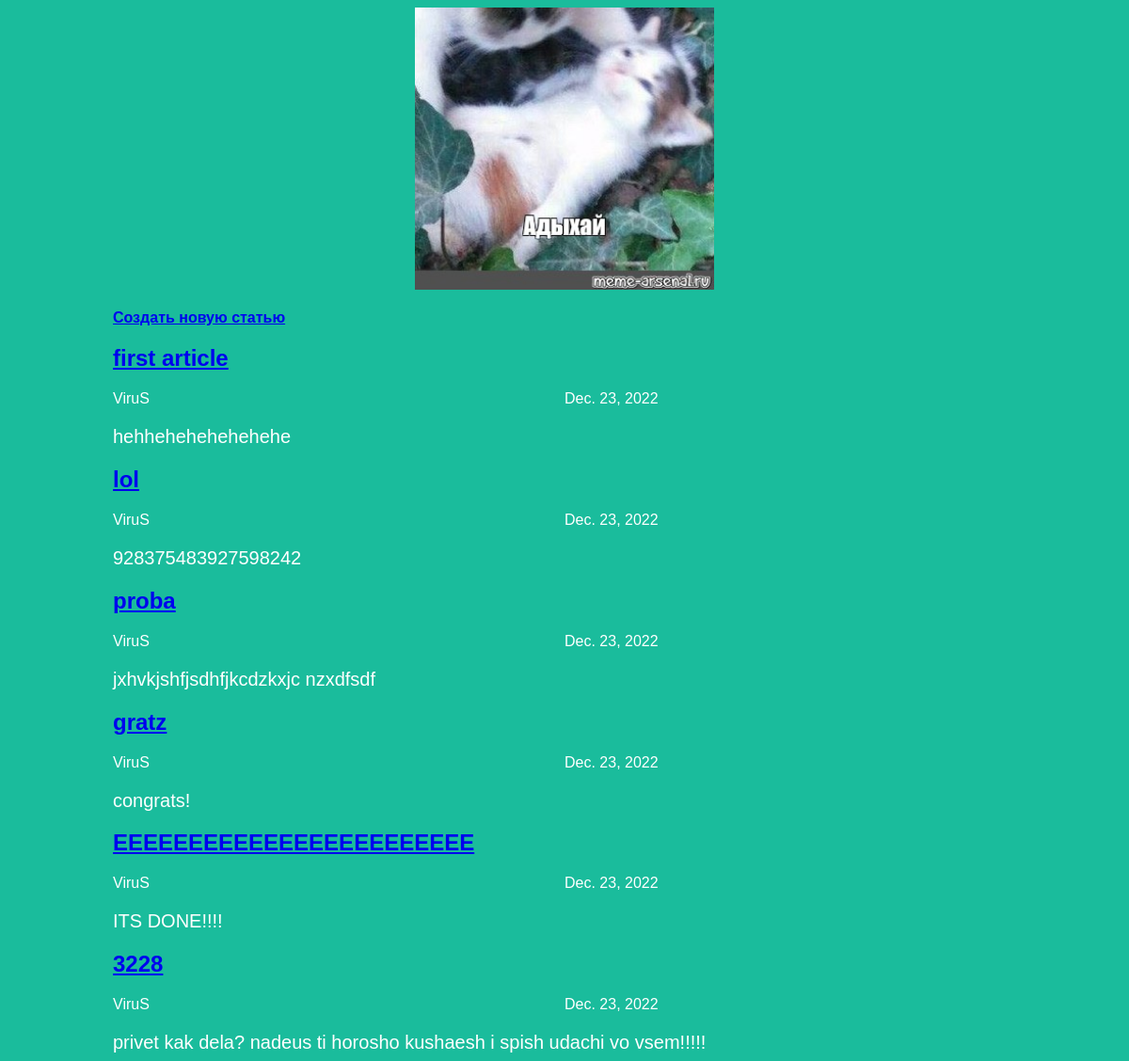
The app's page /articles/ with its own data.
### articles/models.py (models this page shows, shortened)
class Article(models.Model):
    id = models.BigAutoField(primary_key=True)
    title = models.CharField(max_length=200)
    author = models.ForeignKey(User, on_delete=models.CASCADE)
    text = models.TextField()
    created_date = models.DateField(auto_now_add=True)
    def get_excerpt(self):
        return self.text[:140] if len(self.text) > 140 else self.text

### articles/views.py (the view)
# urls.py: path('articles/', views.archive,),
def archive(request):
   return render(request, 'archive.html', {"posts": Article.objects.all()})

### articles/templates/archive.html (shortened to what this page needs)
<!DOCTYPE html>
<html lang="en">
<head>
    <link rel="stylesheet" href="{{ STATIC_URL }}/static/index.css">
</head>
<body class="archive">
    {% load static %}
    <div class="header">
        <img src="{{ STATIC_URL }}/static/54.jpg" alt="Logo image" />
    </div>
    <a href="/articles/new/"><h4 class="post-title">Создать новую статью</h4></a>
    {% for post in posts %}
    <div class="one-post">
        <a href="/articles/{{post.id}}/"><h2 class="post-title">{{ post.title }}</h2></a>
        <div class="article-info">
            <div class="article-author">{{ post.author.username }}</div>
            <div class="article-created- date">{{ post.created_date }}</div>
        </div>
        <p class="article-text">{{ post.get_excerpt }}</p>
    </div>
    {% endfor %}
</body>
</html>

### articles/static/index.css (style rules this page uses)
body { background: #1abc9c; font-family: Tahoma, Arial, sans-serif; color: #ffffff; }
.archive { width: 960px; margin-left: auto; margin-right: auto; }
img { height: 500px; display: block; width: 518px; margin-left: auto; margin-right: auto; }
.article-author { width: 50%; float: left; }
p, h4 { font-size: 20px; margin-bottom: 0; }
h4 { font-size: 16px; }
img { height: 300px; width: auto; }

### records on screen
Article: title "first article", author.username "ViruS", created_date "Dec. 23, 2022", get_excerpt "hehhehehehehehehe"
Article: title "lol", author.username "ViruS", created_date "Dec. 23, 2022", get_excerpt "928375483927598242"
Article: title "proba", author.username "ViruS", created_date "Dec. 23, 2022", get_excerpt "jxhvkjshfjsdhfjkcdzkxjc nzxdfsdf"
Article: title "gratz", author.username "ViruS", created_date "Dec. 23, 2022", get_excerpt "congrats!"
Article: title "EEEEEEEEEEEEEEEEEEEEEEEE", author.username "ViruS", created_date "Dec. 23, 2022", get_excerpt "ITS DONE!!!!"
Article: title "3228", author.username "ViruS", created_date "Dec. 23, 2022", get_excerpt "privet kak dela? nadeus ti horosho kushaesh i spish udachi vo vsem!!!!!"
